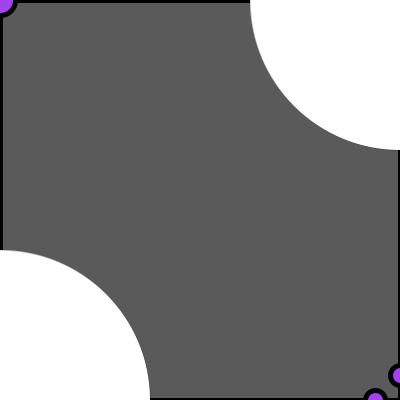
Frame 1 (no input)
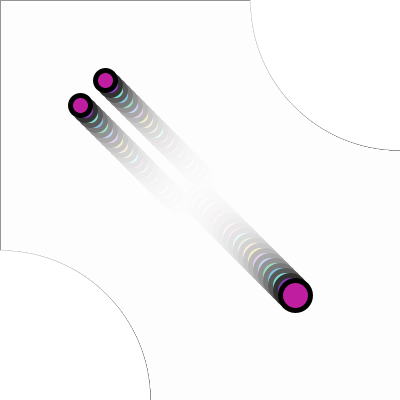
Frame 60 (the mouse pressed at the canvas centre just before this capture)
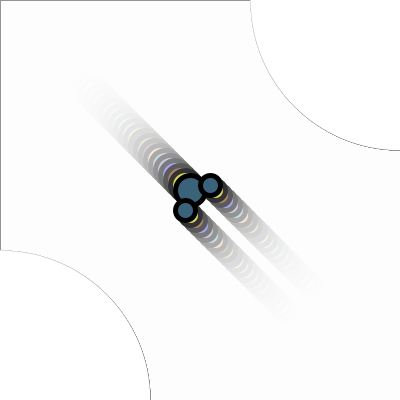
Frame 120 (the mouse held since frame 60 and released just before this capture)

The Processing sketch that drew these frames (run headless with seeded random() and noise(); from frame 60 on, the mouse is pressed at the canvas centre):

// Processing sketch: challenge13
// ── challenge13.pde
int xValue;
int yValue;

int x2Value;
int y2Value;

int x3Value;
int y3Value;



void setup()

{

size(400,400);


xValue = 0;
yValue = 0;

x2Value = 375;
y2Value = 400;

x3Value = 400;
y3Value = 375;

strokeWeight(5);

frameRate(59.94);

stroke(0);

background(50);

}




void draw()

{

fill(255,255,255,50);
rect(0,0,400,400);
strokeWeight(5);
fill(random(0,255),random(0,255),random(0,255));
ellipse(xValue,yValue,30,30);
ellipse(x2Value,y2Value,20,20);
ellipse(x3Value,y3Value,20,20);


xValue = xValue + 5;
yValue = yValue + 5;

x2Value = x2Value - 5;
y2Value = y2Value - 5;

x3Value = x3Value - 5;
y3Value = y3Value - 5;

if (xValue > 400)

{

xValue = 0;

}

if (yValue > 400)

{

yValue = 0;

}

if (x2Value < 0)

{

x2Value = 400;

}

if (y2Value < 0)

{

y2Value = 400;

}
if (x3Value < 0)
{
x3Value = 400;
}

if (y3Value < 0)
{
y3Value = 400;
}

strokeWeight(0);
fill(255);
ellipse(400,0,300,300);
ellipse(0,400,300,300);
}
  
  
